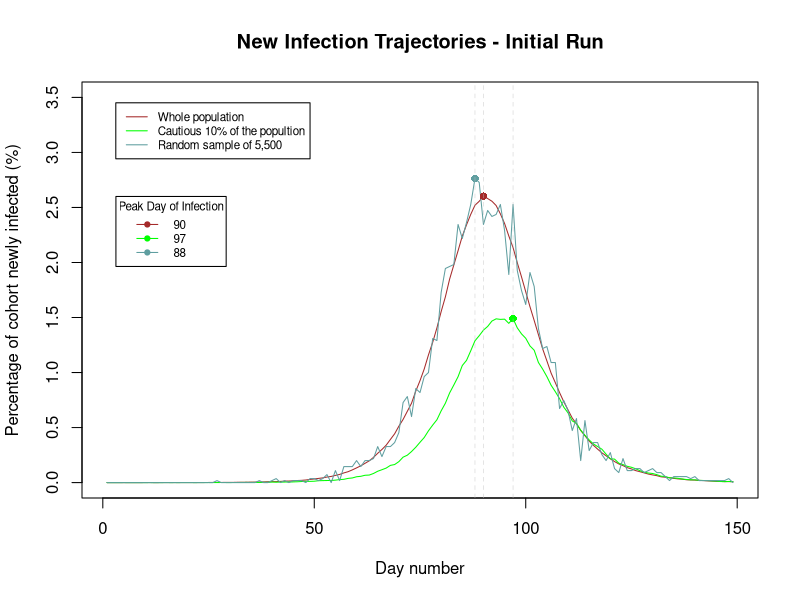

Reproduce this figure in R. (Note: a time limit stopped this script after it produced the figure.)
## Work Group 1 - Sanika Baxi - s2159255		Ayush Oza - s2184992		Gowtham Palepu - s2113890
## https://github.com/ayushoza1/SP-Assesment2.git 

## SEIR Model

## Overview
## ********
## The SEIR model is a model to recreate the trajectory of a epidemic, in particular following the path of infections for 3 cohorts. 
## The whole population, the 'cautious' 10% of the population defined as 10% of the population with the lowest beta values and a 
## random sample of 0.1% of the population. Defining 4 states, susceptible, exposed, infected and recovered or dead on each day 
## an individual moves from susceptible state to the exposed state a function of their contact rate, the infected populations 
## contact rate and a viral infectivity parameter lamda. Each day an individual can move from being exposed to infected with 
## the disease with probability 1/3 and move from infected to recovered or dead with probability 1/5. Using the SEIR function, 
## alongside an initial run this program aims to plot the variability in these cohorts by running the model 10 separate times
## and plotting the variability of the runs. 

## SEIR model details
## ******************
## 1. Vectors are initiated whereby 'x' is defined as the storage vector for the whole population each element can either be 
##    0 = Susceptible ## 1 = Exposed ## 2 = Infected ## 3 = Recovered/Dead 
## 2. Vectors are initiated whereby 'S', 'E', 'I', 'R' are vectors showing how many people are in each state each day
## 3. Beta's are assigned to each individual (using rnorm) and stored in 'beta' the bottom 10% is identified and stored
## 4. A random sample of 0.1% is also taken from the population for use later (using sample)
## 5. Model starts by using uniform random deviates (runif) to move people from state E -> I and E -> R
## 5. A person, i,  in state S are assigned a probability of moving to state E by sum_infectious * lamda * beta(i) and 
##    moved to state S based on random deviates (runif)
## 6. Three count vectors are set up, new_infections, new_infections_percentile, new_infections_sample and the number of people 
##    moving from E -> I in each group is recorded for that data
## 7. Model runs for 150 days
## 8. Plots are created using plot, lines, mtext, ablines and legend functions to plot the trajectory of all three samples

seir <- function(n=5500000, ne=10, nt=150) {
  
  ## SEIR stochastic simulation model
  ## n = population size; ne = initially exposed; nt = number of days
  ## Sum of betas of individual in infected state * beta of susceptible individual * lamda is prob S -> E
  ## 1/3 prob of moving E -> I
  ## 1/5 prob of moving I -> S with the assumption this can happen after 1 day
  ## 0 = Susceptible ## 1 = Exposed ## 2 = Infected ## 3 = Recovered/Dead 
  
  lamda <- 0.4/n ## Assuming overall viral infectivity parameter
  x <- rep(0, n) ## Initializing the vector for persons in susceptible state
  beta <- rlnorm(n, 0, 0.5); beta <-beta/mean(beta) ## Assuming probability distribution for transmission rate
  x[1:ne] <- 1 ## Assuming some exposed state persons
  
  ## Initializing new daily infections, the cautious 10% with lowest transmission rate values and the 0.1% random sample of the population
  
  new_infections <- new_infections_percentile <- new_infections_sample <- rep(0, nt-1)

  bottomquantile <- quantile( beta, 0.1 ) ## Beta values in lowest 10%
  low_beta = beta < bottomquantile ## low_beta refers to the 10% cautious persons
  samplepopn <- rep(0, n) ; samplepopn[sample(1:n, n*0.001)] <- 1 ## Indicator vector identifying 0.1% random sample from the population
  
  ## The infection model
  
  for (i in 2:nt) { ## Looping over days
    
    
    prob_exp = sum(beta[x == 2]) * lamda * beta	## Calculating the probability of getting infected after being exposed 
    u <-runif(n) ## Generating a uniform random deviates vector for model
    
    xu <- (x == 0 & u < prob_exp)	## Calculating vector xu to store persons after being exposed to infection
    x1 <- which(x == 1)
    x2 <- which(x == 2)
    
    new_infections[i-1] <- sum(xu) 	## New people in infectious state for day i
    new_infections_percentile[i-1] <- sum(xu & low_beta) ## Bottom 10% new people in infectious state for day i
    new_infections_sample[i-1] <- sum(xu & samplepopn == 1) ## Sampled new people in infectious state for day i
    
    x[x2][u[x2] < (1/5)] <- 3 ## Persons changing states from I -> R with prob 1/5
    x[x1][u[x1] < (1/3)] <- 2 ## Persons changing states from E -> I with prob 1/3 as calculated for xu vector
    x[xu] <- 1  ## Persons changing states from S -> E after probability of being exposed
    
  }
  
  ## Returning  list of all required persons/data - new infections per day, infections for the cautious 10% of population and 0.1% random sample from population
  
  return(list(new_infections = new_infections, new_infections_percentile = new_infections_percentile, new_infections_sample = new_infections_sample))
} ## End of SEIR model

## Plotting graphs for the initial model

exec <- seir()

## Normalizing the scales of infections of various cases onto a common scale

xx <- exec$new_infections * 100/5500000
yy <- exec$new_infections_percentile * 100/550000
zz <- exec$new_infections_sample * 100/5500
day <- c(1:149)

## Calculating maximum values (number of days) for each infection peak case

maxxx <- which.max(xx) ## infection peak of whole population
maxyy <- which.max(yy) ## infection peak of cautious 10% population
maxzz <- which.max(zz) ## infection peak of random sample 0.1% population

## Plotting various cases on a common scale after normalization

plot(day, xx, pch = 19, cex = 0.5, main = "New Infection Trajectories - Initial Run" , xlab = "Day number", ylab = "Percentage of cohort newly infected (%)", type = 'l', col = 'brown', ylim = c(0,3.5))
lines(yy, col = 'green')
lines(zz, col = 'cadetblue')

## Creating a legend for the plot representing the color of each line and corresponding case of the model

legend("topleft", inset = 0.05, legend = c("Whole population", "Cautious 10% of the popultion", "Random sample of 5,500"), col = c("brown", "green", "cadetblue"), lty = 1:1, cex = 0.7)

## Creating a line to highlight the day at which each case peaks in the model

points(maxxx, max(xx), col = "brown", pch = 16) ; points(maxyy, max(yy), col = "green", pch = 16) ; points(maxzz, max(zz), col = "cadetblue", pch = 16)
abline(v = c(maxxx, maxyy, maxzz) , lty=c(2, 2, 2), lwd=c(0.4, 0.4, 0.4), col=c("grey", "grey"))
legend(3.1, 2.6, legend = c(maxxx, maxyy, maxzz), title = "Peak Day of Infection", col = c("brown", "green", "cadetblue"), lty = 1, pt.bg = c("brown", "green", "cadetblue"), x.intersp = 1.5, text.width =  7, pch = 21, cex = 0.7)

## 10 sample runs - Overview
## *************************
## Plotting graphs replicating 10 model simulations to represent the variability of the infections in each of the three cohorts. Trajectory
## of the pandemic is plotted for each sample run alongside a strip chart and box plot. The box plot shows the variability in pandemic peak for the 10 runs,
## however, it ignores the pairwise variability or day on day changes in infection peaks. The line plot shows the infection peak in each of the 10 simulations
## The first strip chart shows the day on day variability by standardizing the infection peak movement from one sample run to the next to 10 days movement and 
## showing the corresponding movement in the other cohorts peak. While the second strip chart shows the change in cohorts infection peak from run to run compared
## to the change in infection peak for the whole population.

v1 <- v2 <- v3 <- rep(0, 10)  ## initialize vector to store day of infection peak for each cohort for each sample run
d1 <- d2 <- d3 <- rep(0, 9)  ## initialize vector to store the difference in the infection peak between each run
sd1 <- sd2 <- sd3 <- rep(10, 9)  ## initialize vector to store the standardized difference in the infection peak between each run corresponding to 10 day movement for whole population
dd2 <- dd3 <- rep(0, 9)  ## initialize vector to store the  difference in the infection peak movement compared to the whole populations infection peak movement 

## Looping over to run the model for 10 times with parallel normalization and finding maximum day at which infection peaks of each cohort

for (i in 1:10) {
  run <- seir()
  
  xx <- run$new_infections * 100/5500000
  yy <- run$new_infections_percentile * 100/550000
  zz <- run$new_infections_sample * 100/5500
  
  v1[i] <- which.max(run$new_infections * 100/5500000)
  v2[i] <- which.max(run$new_infections_percentile * 100/550000)
  v3[i] <- which.max(run$new_infections_sample * 100/550)
}

## Calculating the change in the infection peak for each cohort from sample run to the next

for (i in 1:9) { ## Loop over each day to the next
  
  ## If the change in infection peak of whole popn between 2 sample runs is 0 assume 1 day change in infection peak for standardization purposes
  
  if (v1[i+1] == v1[i]) { 
    d1[i] <- 1
  } else {
    d1[i] <- v1[i+1] - v1[i] ## Storage of change in infection peak between two runs
  }
  
  d2[i] <- v2[i+1] - v2[i] ## Storage of change in infection peak for cautious 10% of population
  d3[i] <- v3[i+1] - v3[i] ## Storage of change in infection peak for sample 0.1% of population
  
  }

sd2 <- (d2/d1)*10 ## Standardizing the movement in cautious 10% infection peak  corresponding to a 10 day movement in infection peak for the whole population
sd3 <- (d3/d1)*10 ## Standardizing the movement in random 0.1% infection peak  corresponding to a 10 day movement in infection peak for the whole population

dd2 <- d2 - d1 # Difference between move in infection people for whole population compared to cautious 10% population
dd3 <- d3 - d1 # Difference between move in infection people for whole population compared to random 0.1% population

## Line chart representing the infection peak for each of the 10 sample runs

plot(c(1:10), v1 , pch = 19, cex = 1, main = "Infection peak for sample runs", xlab = "Run Number", ylab = "Infection peak (Day)", type = 'o', col = 'brown', ylim = c(80,105))
lines(v2, col = 'green', pch = 19, type = 'o')
lines(v3, col = 'cadetblue', pch = 19, type = 'o')
legend("topleft", inset = 0.05, legend = c("Whole population", "Cautious 10% of the popultion", "Random sample of 5,500"), col = c("brown", "green", "cadetblue"), lty = 1:1, cex = 0.5)

## Box plot representing the peak values for 10 runs for each of the 3 cases/cohorts

boxplot(v1, v2, v3, main = "Boxplot & Whistlers for the infection peak of 3 cohorts", horizontal = TRUE, col = c("brown","green", "cadetblue"), names = c("Whole population", "Cautious 10%", "Random sample"), at = c(1, 6, 11))

## Strip chart representing the movement in infection peaks corresponding to a 10 day move in the infection peak of whole population

datapeakstd <- list("Whole population" = sd1, "Cautious 10%" = sd2, "Random sample" = sd3) ##list of standardized movements in infection peak for three cohorts

stripchart(datapeakstd, main = "Cohort's Infection peak movement Vs \nStandardized 10 day move in population peak ", xlab = "Movement in infection peak (days)", ylab = "Cohort", method = "jitter", col = c("brown","green", "cadetblue"), pch = 16)

## Strip chart representing the movement in infection peaks compared to the move in the infection peak of whole population from sample run to sample run

datapeak <- list("Cautious 10%"= dd2, "Random sample" = dd3) ##list of standardized movements in infection peak for three cohorts

stripchart(datapeak, main = "Cohort's Infection peak movement Vs \nmove in population peak ", xlab = "Move in infection peak from run to run compared\n to the infection peak movement in whole population (days)", ylab = "Cohort", method = "jitter", col = c("brown","green", "cadetblue"), pch = 16)


## Conclusion
## The graphs plotted show that infection trajectories simulated using the ZOE data app will have a later peak compared to simulation of the whole population given they are cautious 
## (later peaks on line graphs). Infection trajectories using the ZOE app are likely to show lower variability from run to run regarding the infection peak compared to the REACT-2
## trajectories (given the cluster of points around 10 days for cautious 10% on the strip chart compared to the random sample). However, the ZOE app data's simulated movement in infection
## peak will still show variability of +/-2/3 days compared to a simulated model of the whole population (last strip chart and line graph).
